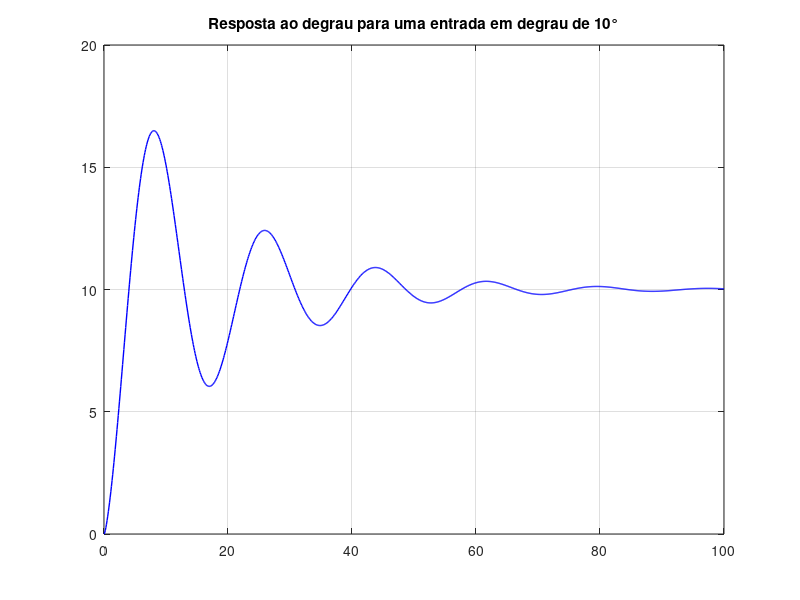
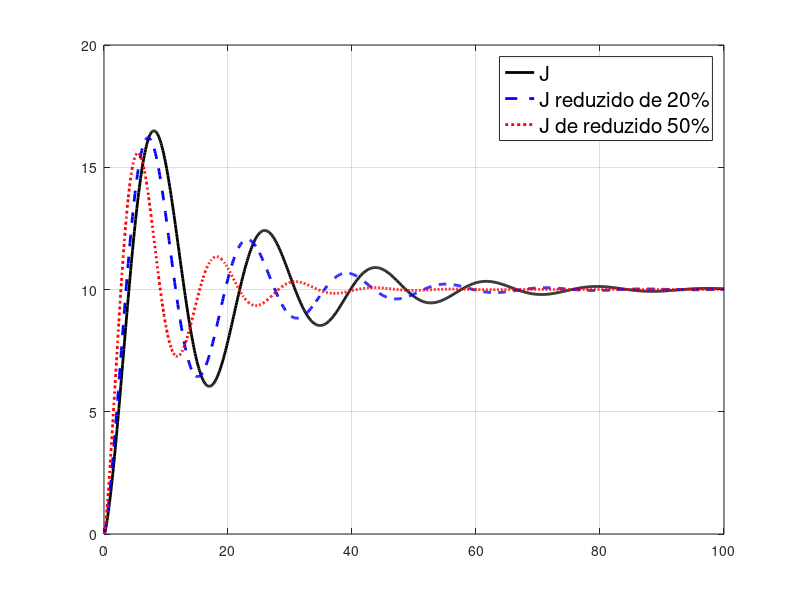

These charts were generated, in order, by the following MATLAB code:
close all; clc; clear;
%% Lista 2 - Ex 5
% Um sistema de controle de altitude de um único eixo de um satélite pode
% ser representado pelo diagrama de blocos da figura abaixo. As variáveis
% k, a e b são parâmetros de controle e J é o momento de inércia do veículo
% espacil. Admita que o valor nominal do momento de inércia seja J = 10.8e8
% [slug.m²] e que os valores dos parâmetros de controle sejam k = 10.8e8, a
% a = 1 e b = 8.
J = 10.8e8; % [Slug.m²]
k = 10.8e8;
a = 1;
b = 8;

num1 = [k k*a];
den1 = [1 b];
controlador = tf(num1, den1)

num2 = 1;
den2 = [J 0 0];
veiculo_espacial = tf(num2, den2)

%% (a) Desenvolva uma sequência de intruções para calcular a função 
% transferência em malha fechada T(s) = θ(s) / θd(s).
disp('-------------------------------')
disp('(a)')

Serie = series(controlador, veiculo_espacial)
Feedback = feedback(Serie, 1)

%% (b) Calcule e plote o gráfico da resposta ao degrau para uma entrada 
% em degrau de 10°.

t = 0:0.1:100;
figure(1)
y = step(10*Feedback, t);
plot(t, y, 'Color', 'b', 'LineWidth', 1)
title('Resposta ao degrau para uma entrada em degrau de 10°')
grid on
%% (c) O valor exato do momento de inércia é geralmente desconhecido e 
% pode mudar lentaente com o tempo. Compare o desempenho da resposta ao
% degrau do veículo espacial quando J é reduzido de 20% e 50%. Use os
% parâmetros  do controlado k = 10.8e8, a = 1 e b = 8 e uma entrada de 10°.
% discuta os resultados.
disp('-------------------------------')
disp('(c)')
% J reduzido de 20%
disp('J é reduzido de 20%:')
J2 = J*0.8;
den3 = [J2 0 0]; 
veiculo_espacial2 = tf(num2, den3)
Serie2 = series(controlador, veiculo_espacial2)
Feedback2 = feedback(Serie2, 1)
y2 = step(10*Feedback2, t);
%plot
figure(2)
plot(t, y,'Color', 'k', 'LineWidth', 2, 'LineStyle','-')   % plot com J em 100%
hold on
plot(t, y2, 'Color', 'b', 'LineWidth', 2, 'LineStyle','--') % plot com J reduzido de 20%
hold on
grid on

% J reduzido de 50%
disp('J é reduzido de 50%:')
J3 = J*0.5;
den4 = [J3 0 0];
veiculo_espacial3 = tf(num2, den4)
Serie3 = series(controlador, veiculo_espacial3)
Feedback3 = feedback(Serie3, 1)
y3 = step(10*Feedback3, t);
plot(t, y3, 'Color', 'r', 'LineWidth', 2,'LineStyle',':') % plot com J reduzido de 50%
hold on
legend('J', 'J reduzido de 20%','J de reduzido 50%', 'FontSize',15)
